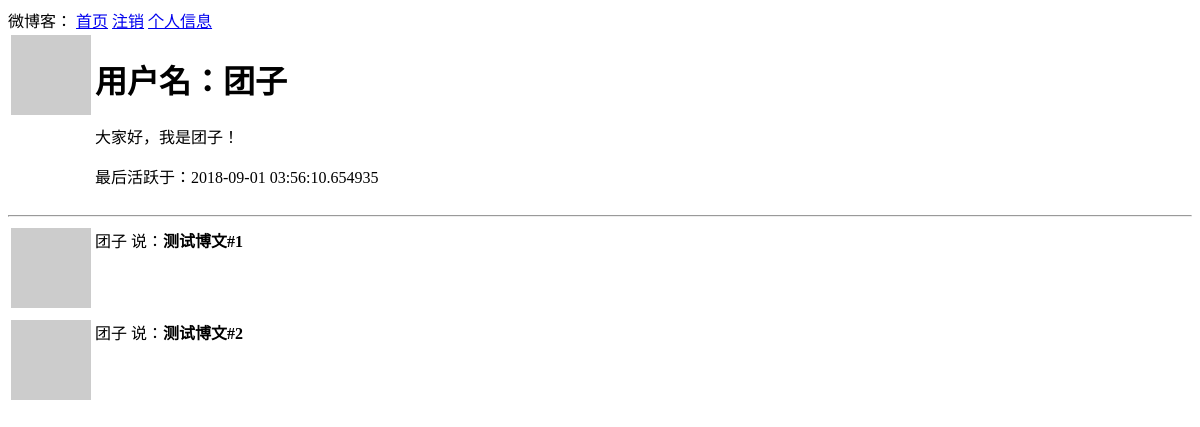
The app's page /user/团子 (signed in), older data.
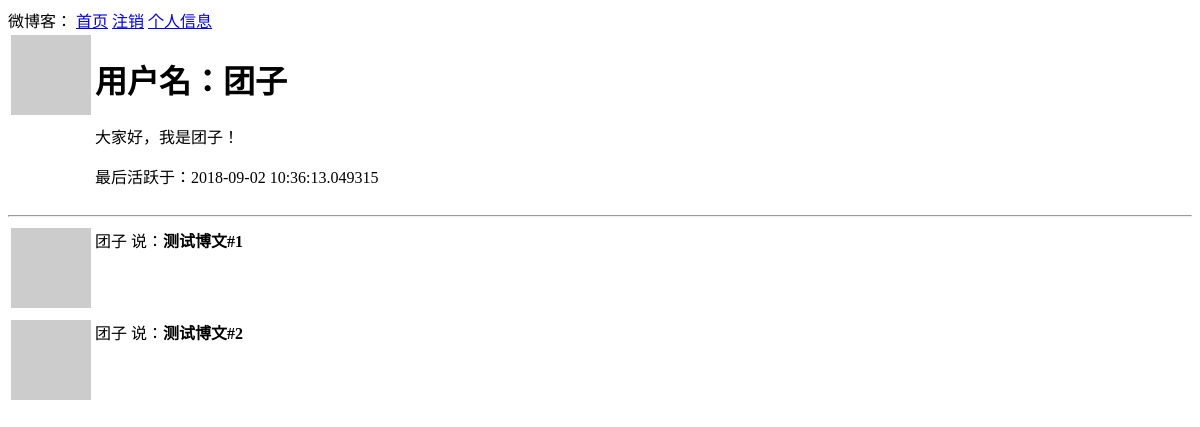
The same page, newer data.
### app/models.py (models this page shows, shortened)
class User(UserMixin, db.Model):
    id = db.Column(db.Integer, primary_key=True)
    username = db.Column(db.String(64), index=True, unique=True)
    email = db.Column(db.String(120), index=True, unique=True)
    password_hash = db.Column(db.String(128))
    posts = db.relationship('Post', backref='author', lazy='dynamic')
    about_me = db.Column(db.String(140))
    last_seen = db.Column(db.DateTime, default=datetime.utcnow)
    def avatar(self, size):
        digest = md5(self.email.lower().encode('utf-8')).hexdigest()
        return 'https://www.gravatar.com/avatar/{}?d=robohash&s={}'.format(
            digest, size)

### app/routes.py (the view)
@app.route('/user/<username>')
@login_required
def user(username):
    user = User.query.filter_by(username=username).first_or_404()
    posts = [
        {'author': user, 'body': '测试博文#1'},
        {'author': user, 'body': '测试博文#2'}
    ]
    return render_template('user.html', user=user, posts=posts)

### app/models.py (called while the page is built)
@login.user_loader
def load_user(id):
    return User.query.get(int(id))

### app/routes.py (called while the page is built)
@app.before_request
def before_request():
    if current_user.is_authenticated:
        current_user.last_seen = datetime.utcnow()
        db.session.commit()

### app/templates/user.html (shortened to what this page needs)
{% extends 'base.html' %}
{% block content %}
    <table>
        <tr valign="top">
            <td>
                <img src="{{ user.avatar(128) }}">
            </td>
            <td>
                <h1>用户名：{{ user.username }}</h1>
                {% if user.about_me %}
                    <p>{{ user.about_me }}</p>
                {% endif %}
                {% if user.last_seen %}
                    <p>最后活跃于：{{ user.last_seen }}</p>
                {% endif %}
            </td>
        </tr>
    </table>
    <hr>
    {% for post in posts %}
        {% include "_post.html" %}
    {% endfor %}
{% endblock %}

### app/templates/base.html (shortened to what this page needs)
<!DOCTYPE html>
<html lang="en">
<head>
</head>
<body>
    <div>
        微博客：
        <a href="{{ url_for('index') }}">首页</a>
        {% if current_user.is_anonymous %}
            <a href="{{ url_for('login') }}">登录</a>
        {% else %}
            <a href="{{ url_for('logout') }}">注销</a>
            <a href="{{ url_for('user', username=current_user.username) }}">个人信息</a>
        {% endif %}
    </div>
    {% block content %}{% endblock %}
</body>
</html>

### app/templates/_post.html (shortened to what this page needs)
<table>
    <tr valign="top">
        <td>
            <img src="{{ post.author.avatar(36) }}">
        </td>
        <td>
            {{ post.author.username }} 说：<b>{{ post.body }}</b>
        </td>
</table>

Row changes from the older to the newer data that the page shows:
changed User "团子": last_seen "2018-09-01 03:56:10.654935" → "2018-09-02 10:36:13.049315"
